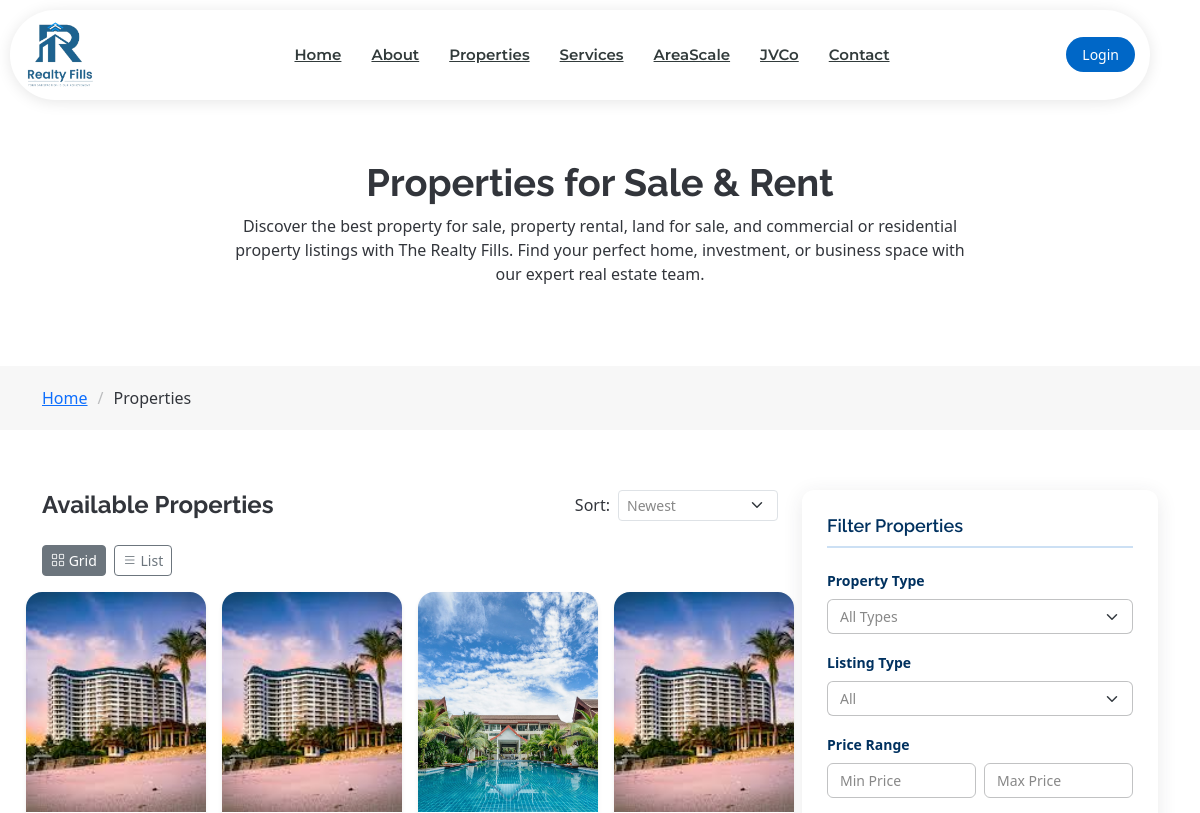
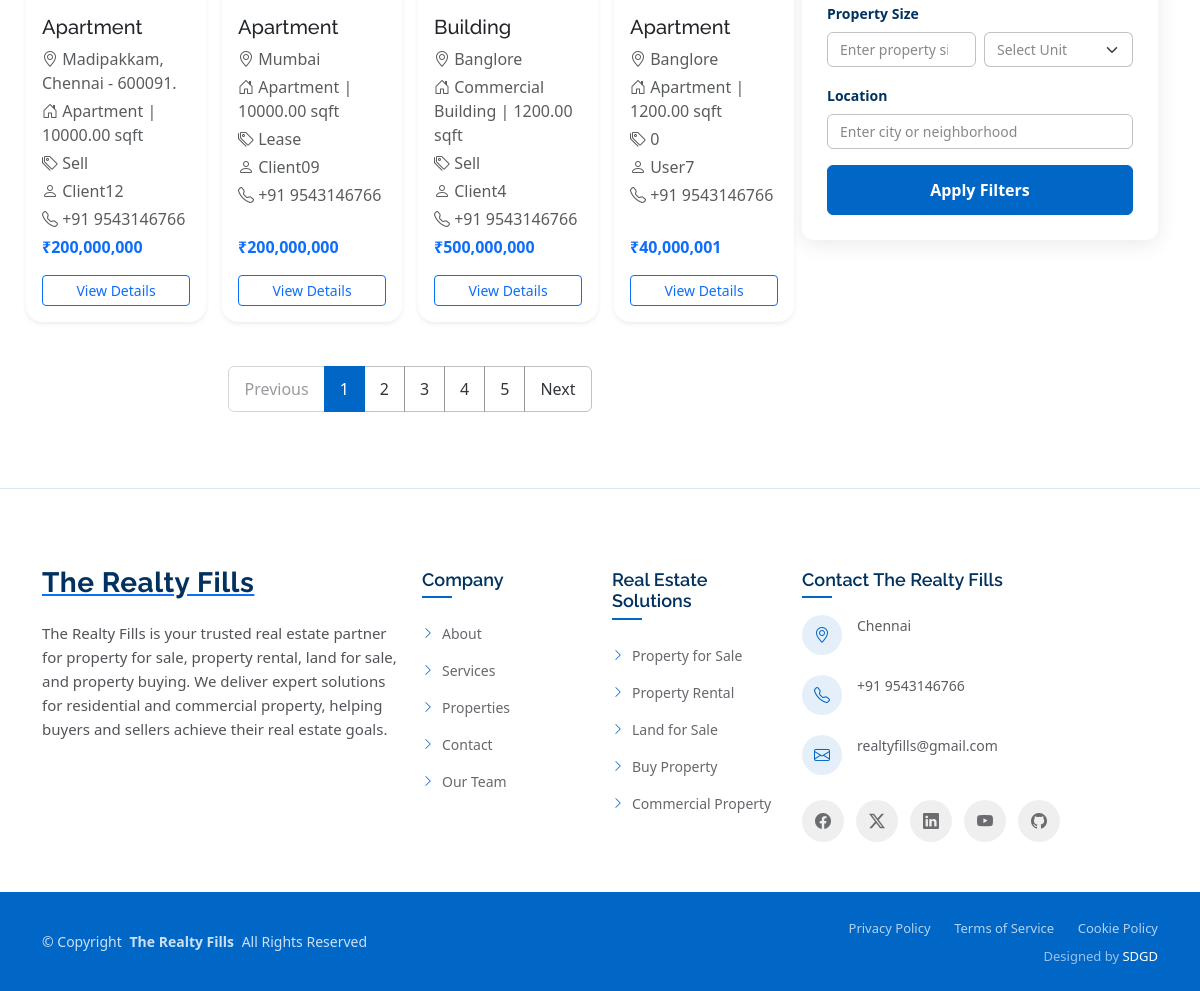
/properties.php, run on the app's committed database (2 pictures, top to bottom).
### tables this page shows
CREATE TABLE `properties` (
  `id` int(11) NOT NULL,
  `property_code` varchar(20) DEFAULT NULL,
  `client_name` varchar(100) NOT NULL,
  `client_mobile` varchar(15) NOT NULL,
  `property_title` varchar(255) NOT NULL,
  `property_images` text DEFAULT NULL,
  `property_documents` text DEFAULT NULL,
  `property_type` varchar(100) DEFAULT NULL,
  `listing_type` varchar(20) NOT NULL,
  `property_price` decimal(12,2) NOT NULL,
  `property_size` decimal(10,2) DEFAULT NULL,
  `property_unit` varchar(50) DEFAULT NULL,
  `full_address` varchar(500) NOT NULL,
  `property_address` text DEFAULT NULL,
  `created_at` timestamp NOT NULL DEFAULT current_timestamp(),
  `status` enum('pending','accepted','rejected') NOT NULL,
  `email` varchar(255) NOT NULL,
  `user_status` enum('active','inactive') DEFAULT 'inactive',
  `views` int(11) NOT NULL DEFAULT 0
);

### properties.php (the view, shortened to what this page needs)
<?php
include './admin_TheProperty/include/db_connection.php';
$adminMobile = "+91 9543146766";
$limit = 4;
$page = isset($_GET['page']) ? (int)$_GET['page'] : 1;
$start_from = ($page - 1) * $limit;
$sort = $_GET['sort'] ?? 'newest';
$query = "SELECT * FROM properties WHERE user_status='Active'";
switch ($sort) {
  default: $query .= " ORDER BY id DESC"; break;
}
$query .= " LIMIT $start_from, $limit";
$result = $conn->query($query);
$countQuery = "SELECT COUNT(*) AS total FROM properties WHERE user_status='Active'";
$countResult = $conn->query($countQuery);
$total = $countResult->fetch_assoc()['total'];
$totalPages = ceil($total / $limit);
?>
<!DOCTYPE html>
<html lang="en">
<head>
  <link href="assets/vendor/bootstrap/css/bootstrap.min.css" rel="stylesheet">
  <link href="assets/vendor/bootstrap-icons/bootstrap-icons.css" rel="stylesheet">
  <link href="assets/vendor/aos/aos.css" rel="stylesheet">
  <link href="assets/vendor/glightbox/css/glightbox.min.css" rel="stylesheet">
  <link href="assets/vendor/swiper/swiper-bundle.min.css" rel="stylesheet">
  <link href="assets/vendor/drift-zoom/drift-basic.css" rel="stylesheet">
  <link href="assets/css/main.css" rel="stylesheet">
</head>
<body class="properties-page">
<?php include './assets/include/nav.php'; ?>
  <main class="main">
    <div class="page-title">
      <div class="heading">
        <div class="container">
          <div class="row d-flex justify-content-center text-center">
            <div class="col-lg-8">
              <h1 class="heading-title">Properties for Sale & Rent</h1>
              <p class="mb-0">
                Discover the best property for sale, property rental, land for sale, and commercial or residential property listings with The Realty Fills. Find your perfect home, investment, or business space with our expert real estate team.
              </p>
            </div>
          </div>
        </div>
      </div>
      <nav class="breadcrumbs">
        <div class="container">
          <ol>
            <li><a href="index.php">Home</a></li>
            <li class="current">Properties</li>
          </ol>
        </div>
      </nav>
    </div>
    <section id="properties" class="properties section">
      <div class="container" data-aos="fade-up" data-aos-delay="100">
        <div class="row g-4">
          <div class="col-lg-8 col-12">
            <div class="properties-header mb-4 d-flex justify-content-between align-items-center flex-wrap gap-3">
                 <h4 class="fw-bold mb-0">Available Properties</h4>
                 <form method="get" class="d-flex align-items-center">
                  <label class="me-2">Sort:</label>
                  <select name="sort" class="form-select form-select-sm" style="width:160px" onchange="this.form.submit()">
                    <option value="newest" <?=($sort=='newest'?'selected':'')?>>Newest</option>
                  </select>
                </form>
              </div>
            <div class="view-toggle d-flex gap-2 mb-3">
              <button class="btn btn-outline-secondary btn-sm view-btn active" data-view="grid">
                <i class="bi bi-grid"></i> Grid
              </button>
              <button class="btn btn-outline-secondary btn-sm view-btn" data-view="list">
                <i class="bi bi-list"></i> List
              </button>
            </div>
            <div id="property-container" class="row g-5">
                <?php
                $defaultImage = '/TheProperty/assets/img/default-property.png';
                $serverImageDir = $_SERVER['DOCUMENT_ROOT'] . '/TheProperty/admin_TheProperty/include/images/';
                $browserImageDir = '/TheProperty/admin_TheProperty/include/images/';
                if ($result->num_rows > 0):
                  while ($row = $result->fetch_assoc()):
                    $imagesField = trim($row['property_images'] ?? '');
                    $images = [];
                    if (!empty($imagesField)) {
                      $decoded = json_decode($imagesField, true);
                      if (is_array($decoded)) {
                        $images = $decoded;
                      } else {
                        $images = array_map('trim', explode(',', $imagesField));
                      }
                    }
                    $imagePath = $defaultImage;
                    if (!empty($images)) {
                      $firstImage = basename($images[0]);
                      $fullServerPath = $serverImageDir . $firstImage;
                      if (file_exists($fullServerPath)) {
                        $imagePath = $browserImageDir . $firstImage;
                      }
                    }
                  ?>
              <div class="col-12 col-sm-6 col-md-4 col-lg-3 d-flex">
                <div class="card shadow-sm border-0 rounded-4 flex-fill">
                  <img src="<?= htmlspecialchars($imagePath); ?>" class="card-img-top rounded-top-4 img-fluid" alt="Property Image" style="height:220px; object-fit:cover;">
                  <div class="card-body d-flex flex-column">
                    <h5 class="card-title"><?= htmlspecialchars($row['property_title']); ?></h5>
                    <p class="text-muted mb-1"><i class="bi bi-geo-alt"></i> <?= htmlspecialchars($row['property_address']); ?></p>
                    <p class="text-muted mb-1"><i class="bi bi-house-door"></i>
                    <?= htmlspecialchars($row['property_type']); ?> |
                    <?= htmlspecialchars($row['property_size'] . ' ' . $row['property_unit']); ?>
                  </p>
                  <p class="text-muted mb-1">
                    <i class="bi bi-tags"></i> <?= htmlspecialchars($row['listing_type']); ?>
                  </p>
                  <p class="text-muted mb-1"><i class="bi bi-person"></i> <?= htmlspecialchars($row['client_name']); ?></p>
                  <p class="text-muted mb-1"><i class="bi bi-telephone"></i> <?= $adminMobile ?></p>
                  <p class="fw-bold text-primary mb-2 mt-auto">₹<?= number_format($row['property_price']); ?></p>
                  <a href="property-details.php?id=<?= $row['id'] ?>" class="btn btn-outline-primary w-100 mt-2 btn-sm text-truncate">View Details</a>
                </div>
              </div>
            </div>
          <?php endwhile; ?>
        <?php else: ?>
          <p class="text-center text-muted">No accepted properties found.</p>
        <?php endif; ?>
      </div>
        <nav aria-label="Page navigation" class="mt-4">
          <ul class="pagination justify-content-center">
            <li class="page-item <?=($page<=1?'disabled':'')?>"><a class="page-link" href="?page=<?=$page-1?>">Previous</a></li>
            <?php for ($i=1;$i<=$totalPages;$i++): ?>
              <li class="page-item <?=($i==$page?'active':'')?>"><a class="page-link" href="?page=<?=$i?>"><?=$i?></a></li>
            <?php endfor; ?>
            <li class="page-item <?=($page>=$totalPages?'disabled':'')?>"><a class="page-link" href="?page=<?=$page+1?>">Next</a></li>
          </ul>
        </nav>
      </div>
      <div class="col-lg-4 col-12">
        <div class="properties-sidebar">
              <div class="filter-widget mb-4">
                <h5 class="filter-title">Filter Properties</h5>
                <form method="get" action="">
                <div class="filter-section mb-3">
                  <label class="form-label">Property Type</label>
                  <select class="form-select scroll-dropdown" name="property_type">
                    <option value="">All Types</option>
                  </select>
                </div>
                 <div class="filter-section mb-3">
                  <label class="form-label">Listing Type</label>
                  <select class="form-select" name="listing_type">
                    <option value="">All</option>
                  </select>
                </div>
                <div class="filter-section mb-3">
                  <label class="form-label">Price Range</label>
                  <div class="row g-2">
                    <div class="col-6">
                      <input type="number" class="form-control" placeholder="Min Price" name="min" value="<?=htmlspecialchars($_GET['min'] ?? '')?>">
                    </div>
                    <div class="col-6">
                      <input type="number" class="form-control" placeholder="Max Price" name="max" value="<?=htmlspecialchars($_GET['max'] ?? '')?>">
                    </div>
                  </div>
                </div>
                 <div class="filter-section mb-3">
                  <label class="form-label">Property Size</label>
                  <div class="row g-2">
                    <div class="col-6">
                  <input type="number" name="property_size" class="form-control" placeholder="Enter property size" value="<?= isset($_GET['property_size']) ? htmlspecialchars($_GET['property_size']) : ''; ?>">
                </div>
                <div class="col-6">
                  <select name="property_unit" class="form-select">
                    <option value="">Select Unit</option>
                  </select>
                </div>
            </div>
          </div>
                 <div class="filter-section mb-3">
                  <label class="form-label">Location</label>
                  <input type="text" id="locationInput" name="property_address" class="form-control"
                    placeholder="Enter city or neighborhood"
                    value="<?=htmlspecialchars($_GET['property_address'] ?? '')?>" onkeyup="showSuggestions()">
                </div>
                <button class="btn btn-primary w-100">Apply Filters</button>
              </form>
          </div>
  </main>
  <?php include './assets/include/footer.php'; ?>
</body>
</html>

### properties.php (style rules this page uses)
#property-container .card { margin-bottom: 20px; }
#property-container .col-12.col-sm-6.col-md-4.col-lg-3 { padding-left: 8px; padding-right: 8px; }
.scroll-dropdown { max-height: 150px; overflow-y: auto; }

### assets/include/nav.php (style rules this page uses)
input::placeholder, select, textarea::placeholder { color: #888 !important; opacity: 1; font-size: 14px !important; font-weight: 400 !important; }

### data on the page
properties: property_title "Apartment", property_type "Apartment", property_size+property_unit "10000.00 sqft", listing_type "Sell", client_name "Client12", property_price "200,000,000"
properties: property_title "Apartment", property_type "Apartment", property_size+property_unit "10000.00 sqft", listing_type "Lease", client_name "Client09", property_price "200,000,000"
properties: property_images (picture), property_title "Building", property_type "Commercial Building", property_size+property_unit "1200.00 sqft", listing_type "Sell", client_name "Client4", property_price "500,000,000"
properties: property_images (picture), property_title "Apartment", property_type "Apartment", property_size+property_unit "1200.00 sqft", listing_type "0", client_name "User7", property_price "40,000,001"
